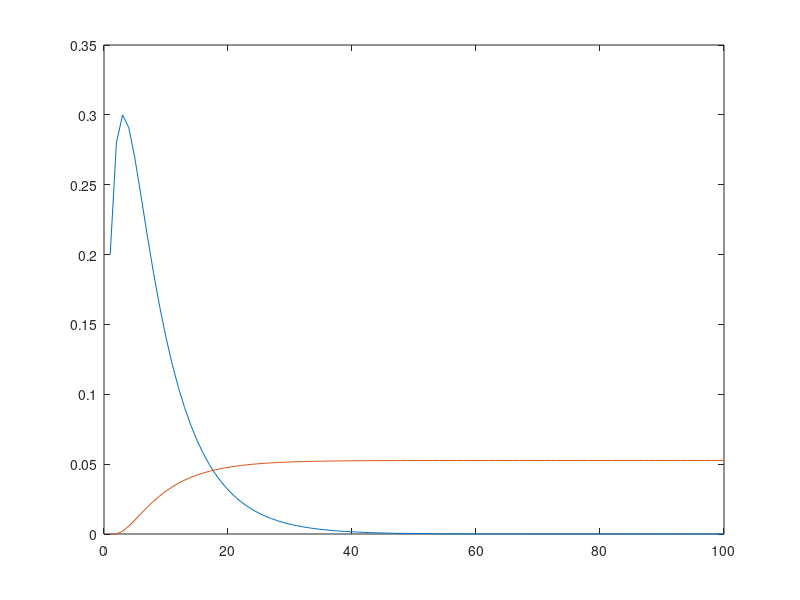

Source code (MATLAB):
%6. Considere a cadeia de Markov com o diagrama de transic¸ao de estados seguinte:
%(a) Defina em Matlab a matriz de transic¸ao de estados ˜ T, com Tij sendo a probabilidade de ir do estado
%j para o estado i num unico passo.
T = [.8  0 .3  0  0 ;
     .2 .6 .2  0  0 ;
      0 .1 .4  0  0 ;
      0 .3  0  1  0 ;
      0  0 .1  0  1];
%% 
%(b) Fac¸a um grafico com a probabilidade de, comec¸ando no estado 1, estar no estado 2 ao fim de ´ n
%passos, com n a variar de 1 ate 100. Justifique o que observa.
nmax = 100;
n = (1:nmax);
x0 = zeros(5, 1);
x0(1) = 1;
t = zeros(1,nmax);
t3 = zeros(1,nmax);
for i = n
    temp = T^i * x0;
    t(i) = temp(2);
    t3(i) = temp(5);
end
plot(n,t);
hold;
%JUSTIFICATIVA: a princípio, a probabilidade aumenta a medida que o numero de iterações
%aumenta, porque a variável aleatória "explora os estados" mas depois de
%alcançar seu pico na 3ª iteração, começa a ser absorvida pelos estados 3 e
%5, logo, a chance de estar no estado 2 tende a 0
%% 
%(c) Fac¸a um grafico com a probabilidade de, comec¸ando no estado 1, estar no estado 3 ao fim de ´ n
%passos. Na mesma figura, fac¸a um segundo grafico com a probabilidade de, comec¸ando no estado ´
%1, estar no estado 5 ao fim de n passos. Em ambos os casos, considere n a variar de 1 ate 100. ´
%Justifique o que observa.
plot(n, t3);
%JUSTIFICATIVA: a variável aleatória vai ser absorvida pelos estados 3 e 5
%sendo assim, ao longo do tempo podemos notar que a probabilidade de estar
%no estado 5 tende a um valor diferente de 0.
%%
%(d) Determine a matriz Q.
Q = T(1:3, 1:3)
%% 
%(e) Determine a matriz fundamental F.
F = inv(eye(3) - Q)
%%
%(f) Qual a media (valor esperado) do n ´ umero de passos at ´ e´ a absorc¸ ` ao comec¸ando no estado 1? E ˜
%comec¸ando no estado 2? E se comec¸ando no estado 4?
disp("passos até absorção começando 1 (sum col 1)")
disp(sum(F(:,1), 1))
disp("passos até absorção começando 2 (sum col 2)")
disp(sum(F(:,2), 1))
disp("passos até absorção começando 4 (sum col 4)")
disp(sum(F(:,3), 1))
%%
%(g) Comec¸ando no estado 1, qual e a probabilidade de absorc¸ ´ ao do estado 3? E do estado 5? Verifique ˜
%a coerencia destes valores com o que observou na al ˆ ´ınea 6 (c).
R = T(4:5, 1:3)
B = R*F
disp("prob. de absorção do estado 3 começando no 1")
disp(B(1,1)) %pos 1 em B equivale a estado 3
disp("prob. de absorção do estado 5 começando no 1")
disp(B(2,1)) %pos 3 em B equivale a estado 5
% COMPARAÇÃO: a probabilidade de estar no estado 3 após n(1 a 100)
% iterações tende para 0.0526, e através da matriz B podemos verificar a
% probabilidade real sendo 0.0526



